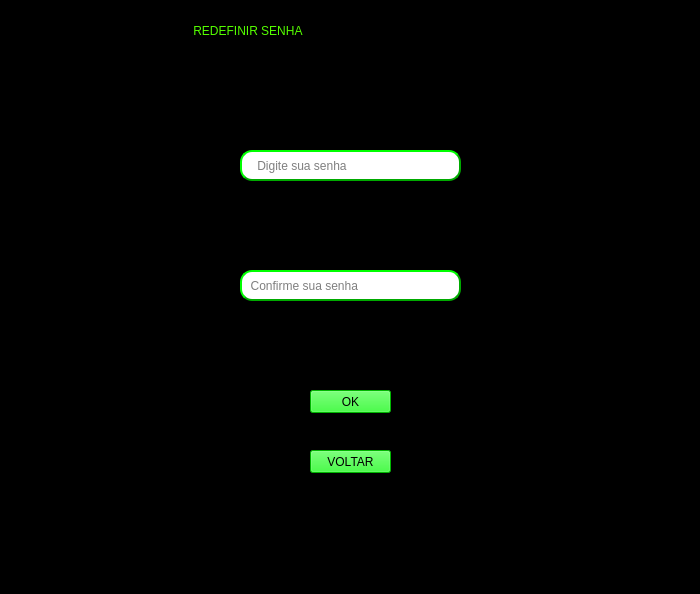
<?xml version="1.0" encoding="UTF-8"?>
<ui version="4.0">
 <class>MainWindow</class>
 <widget class="QMainWindow" name="MainWindow">
  <property name="geometry">
   <rect>
    <x>0</x>
    <y>0</y>
    <width>700</width>
    <height>594</height>
   </rect>
  </property>
  <property name="maximumSize">
   <size>
    <width>741</width>
    <height>600</height>
   </size>
  </property>
  <property name="windowTitle">
   <string>MainWindow</string>
  </property>
  <property name="styleSheet">
   <string notr="true">background-color: rgb(0, 0, 0);</string>
  </property>
  <widget class="QWidget" name="centralwidget">
   <widget class="QLabel" name="label">
    <property name="geometry">
     <rect>
      <x>170</x>
      <y>10</y>
      <width>341</width>
      <height>41</height>
     </rect>
    </property>
    <property name="styleSheet">
     <string notr="true">color:rgb(85, 255, 0);
font: 14pt &quot;AkzeleratCondensed&quot;;
font: 22pt &quot;ELEGANCE&quot;;
</string>
    </property>
    <property name="text">
     <string>       REDEFINIR SENHA</string>
    </property>
   </widget>
   <widget class="QLineEdit" name="lineEdit_3">
    <property name="geometry">
     <rect>
      <x>240</x>
      <y>150</y>
      <width>221</width>
      <height>31</height>
     </rect>
    </property>
    <property name="styleSheet">
     <string notr="true">border-width: 2px;
font: 16pt &quot;MS Shell Dlg 2&quot;;
background-color: rgb(255, 255, 255);
border-radius: 12px;
border-style: outset;
border-color: rgb(0, 170, 0);
</string>
    </property>
    <property name="echoMode">
     <enum>QLineEdit::Password</enum>
    </property>
    <property name="placeholderText">
     <string>    Digite sua senha</string>
    </property>
   </widget>
   <widget class="QLineEdit" name="lineEdit_4">
    <property name="geometry">
     <rect>
      <x>240</x>
      <y>270</y>
      <width>221</width>
      <height>31</height>
     </rect>
    </property>
    <property name="styleSheet">
     <string notr="true">border-width: 2px;
font: 16pt &quot;MS Shell Dlg 2&quot;;
background-color: rgb(255, 255, 255);
border-radius: 12px;
border-style: outset;
border-color: rgb(0, 170, 0);
</string>
    </property>
    <property name="text">
     <string/>
    </property>
    <property name="echoMode">
     <enum>QLineEdit::Password</enum>
    </property>
    <property name="placeholderText">
     <string>  Confirme sua senha</string>
    </property>
   </widget>
   <widget class="QPushButton" name="pushButton">
    <property name="geometry">
     <rect>
      <x>310</x>
      <y>390</y>
      <width>81</width>
      <height>23</height>
     </rect>
    </property>
    <property name="styleSheet">
     <string notr="true">background-color: rgb(0, 255, 0);
font: 75 8pt &quot;a_FuturaOrto&quot;;</string>
    </property>
    <property name="text">
     <string>OK</string>
    </property>
   </widget>
   <widget class="QPushButton" name="pushButton_2">
    <property name="geometry">
     <rect>
      <x>310</x>
      <y>450</y>
      <width>81</width>
      <height>23</height>
     </rect>
    </property>
    <property name="styleSheet">
     <string notr="true">background-color: rgb(0, 255, 0);
font: 75 8pt &quot;a_FuturaOrto&quot;;</string>
    </property>
    <property name="text">
     <string>VOLTAR</string>
    </property>
   </widget>
   <widget class="QLabel" name="label_2">
    <property name="geometry">
     <rect>
      <x>276</x>
      <y>340</y>
      <width>151</width>
      <height>20</height>
     </rect>
    </property>
    <property name="styleSheet">
     <string notr="true">color: rgb(255, 0, 0);</string>
    </property>
    <property name="text">
     <string>      </string>
    </property>
   </widget>
   <widget class="QLabel" name="label_3">
    <property name="geometry">
     <rect>
      <x>260</x>
      <y>340</y>
      <width>181</width>
      <height>16</height>
     </rect>
    </property>
    <property name="styleSheet">
     <string notr="true">color: rgb(0, 255, 0);</string>
    </property>
    <property name="text">
     <string/>
    </property>
   </widget>
  </widget>
  <widget class="QMenuBar" name="menubar">
   <property name="geometry">
    <rect>
     <x>0</x>
     <y>0</y>
     <width>700</width>
     <height>21</height>
    </rect>
   </property>
  </widget>
  <widget class="QStatusBar" name="statusbar"/>
 </widget>
 <resources/>
 <connections/>
</ui>
